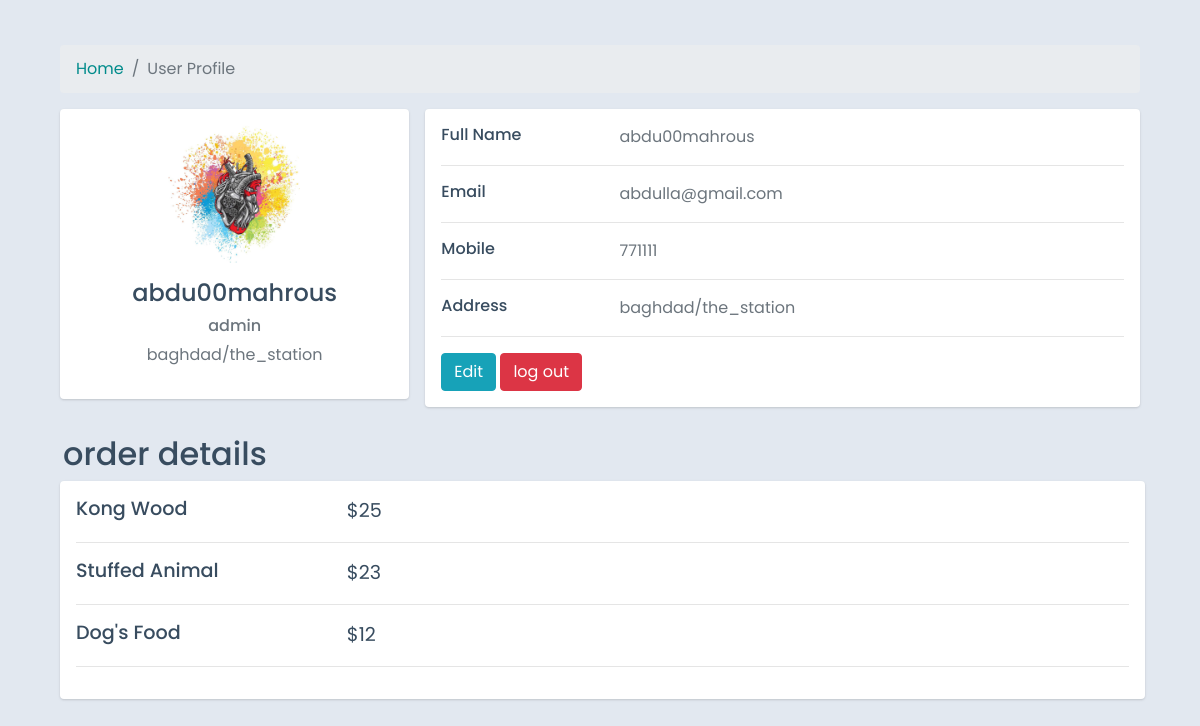
/profile (signed in), run on an earlier commit of the app's database.
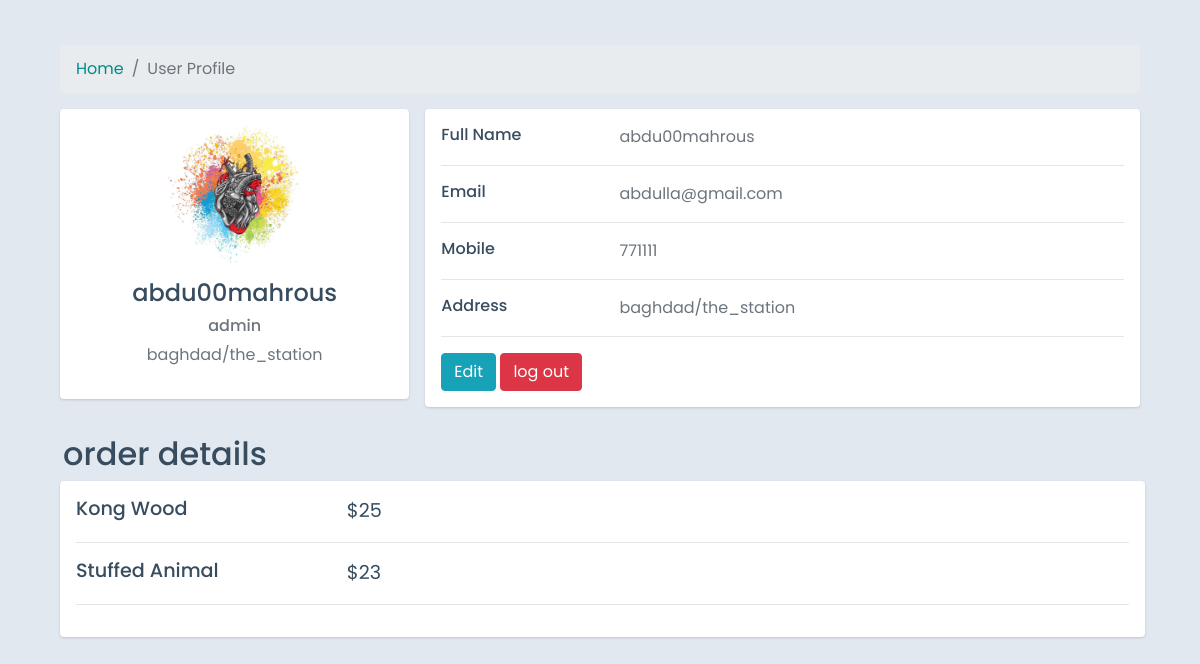
And on a later commit of the database.
### tables this page shows
CREATE TABLE "customers" (
	"id"	INTEGER,
	"fullname"	VARCHAR40,
	"username"	VARCHAR(50) NOT NULL,
	"password"	text NOT NULL,
	"email"	VARCHAR(50) NOT NULL UNIQUE,
	"phone"	integer NOT NULL UNIQUE,
	"governorate"	VARCHAR(30),
	"pic"	VARCHAR(200),
	"address"	VARCHAR(60),
	PRIMARY KEY("id" AUTOINCREMENT)
);

CREATE TABLE "cart" (
	"user_id"	INTEGER,
	"items_id"	INTEGER,
	"price"	INTEGER,
	"photo"	TEXT,
	"name"	VARCHAR(20),
	FOREIGN KEY("items_id") REFERENCES "items"("id"),
	FOREIGN KEY("user_id") REFERENCES "customers"("id")
);

### app.py (the view)
@app.route('/profile',methods=['GET','POST'])
def profile():
    if not session.get("user_id",None):
        return render_template("sign.html")
    items = db.execute("SELECT * FROM cart WHERE user_id = ?", session.get("user_id"))
    customers = db.execute("SELECT * FROM customers WHERE id=?", session.get('user_id'))
    return render_template("profile.html",customers=customers,items=items)

### templates/profile.html (shortened to what this page needs)
<!DOCTYPE html>
<html lang="en">
<head>
    <link href="https://cdn.jsdelivr.net/npm/bootstrap@4.4.1/dist/css/bootstrap.min.css" rel="stylesheet">
</head>
<body>
    <div class="container">
        <div class="main-body">
            <nav aria-label="breadcrumb" class="main-breadcrumb">
                <ol class="breadcrumb">
                    <li class="breadcrumb-item"><a style="color: darkcyan !important;" href="/">Home</a></li>
                    <li class="breadcrumb-item active" aria-current="page">User Profile</li>
                </ol>
            </nav>
            {% if customers %} {% for customer in customers %}
            <div class="row gutters-sm">
                <div class="col-md-4 mb-3 mm">
                    <div class="card">
                        <div class="card-body">
                            <div class="d-flex flex-column align-items-center text-center">
                                <img src="../static/profile_img/{{ customer['pic'] }}" alt="Admin" class="rounded-circle" width="150">
                                <div class="mt-3">
                                    <h4>{{ customer['username'] }}</h4>
                                    <h6 class="text-muted font-size-sm">admin</h6>
                                    <p class="text-muted font-size-sm">{{ customer['address'] }}</p>
                                </div>
                            </div>
                        </div>
                    </div>
                </div>
                <div class="col-md-8">
                    <div class="card mb-3">
                        <div class="card-body">
                            <div class="row">
                                <div class="col-sm-3">
                                    <h6 class="mb-0">Full Name</h6>
                                </div>
                                <div class="col-sm-9 text-secondary">
                                    {{ customer['username'] }}
                                </div>
                            </div>
                            <hr>
                            <div class="row">
                                <div class="col-sm-3">
                                    <h6 class="mb-0">Email</h6>
                                </div>
                                <div class="col-sm-9 text-secondary">
                                    {{ customer['email'] }}
                                </div>
                            </div>
                            <hr>
                            <div class="row">
                                <div class="col-sm-3">
                                    <h6 class="mb-0">Mobile</h6>
                                </div>
                                <div class="col-sm-9 text-secondary">
                                    {{ customer['phone'] }}
                                </div>
                            </div>
                            <hr>
                            <div class="row">
                                <div class="col-sm-3">
                                    <h6 class="mb-0">Address</h6>
                                </div>
                                <div class="col-sm-9 text-secondary">
                                    {{ customer['address'] }}
                                </div>
                            </div>
                            <hr>
                            <div class="row">
                                <div class="col-sm-12">
                                    <a class="btn btn-info btn-success" target="" href="">Edit</a>
                                    <a class="btn btn-info  btn-danger" target="" href="/log_out">log out</a>
                                </div>
                            </div>
                        </div>
                    </div>
                </div>
            </div>
            {% endfor %} {% endif %}
        </div>
        <h2 class="order-title">
            order details
        </h2>
        <div class="col-md-8">
            <div style="width: 1085px !important;" class="card mb-3">
                <div class="card-body order-details">
                    {% if items %} {% for item in items %}
                    <div class="row ">
                        <div class="col-sm-3 ">
                            <h6 class="price mb-0 ">{{ item['name'] }}</h6>
                        </div>
                        <div class="price col-sm-9 text-secondary ">
                            ${{ item['price'] }}
                        </div>
                    </div>
                    <hr> {% else %} no products added yet {% endfor %} {% endif %}
                </div>
            </div>
        </div>
</body>
</html>

### templates/profile.html (style rules this page uses)
body { color: #384C5F; font-family: "Poppins", sans-serif; overflow-x: hidden; margin-top: 30px; text-align: left; background-color: #e2e8f0; }
.main-body { padding: 15px; }
.card { box-shadow: 0 1px 3px 0 rgba(0, 0, 0, .1), 0 1px 2px 0 rgba(0, 0, 0, .06); }
.card { position: relative; display: flex; flex-direction: column; min-width: 0; word-wrap: break-word; background-color: #fff; background-clip: border-box; border: 0 solid rgba(0, 0, 0, .125); border-radius: .25rem; }
.card-body { flex: 1 1 auto; min-height: 1px; padding: 1rem; }
.gutters-sm { margin-right: -8px; margin-left: -8px; }
.gutters-sm>.col, .gutters-sm>[class*=col-] { padding-right: 8px; padding-left: 8px; }
.mb-3, .my-3 { margin-bottom: 0.8rem !important; }
.order-title { margin-left: 18px; }
.price { color: #384C5F !important; font-size: larger; }

What changed in the data, as far as the page shows it:
removed cart: name "Dog's Food", price "12"
